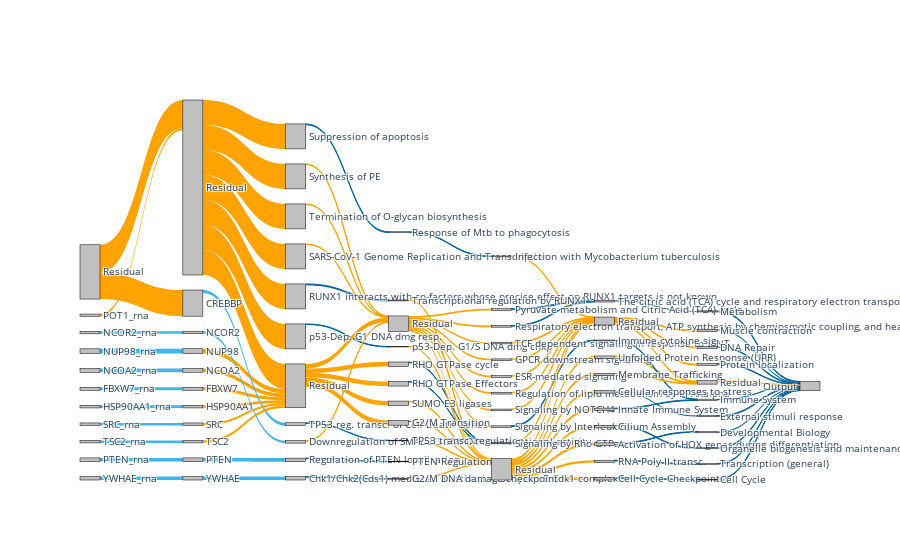

Source (notebook cell):
### Code cell
imps_dir = '/mnt/disks/pancan/pnet/results/ccle_val_kmt2d'
savepath = '/mnt/disks/pancan/pnet/figures/ccle_kmt2d_sankey_diagram.html'
sk = sankey_diag.SankeyDiag(imps_dir, runs=10)
fig = sk.get_sankey_diag(savepath)

### Figure 1 — Plotly figure (JSON) as saved in the notebook; plotly's stock layout.template omitted (floating-point values rounded to 4 significant figures)
{"data": [{"link": {"color": ["#41B6E6", "#41B6E6", "#41B6E6", "#41B6E6", "#41B6E6", "#41B6E6", "#41B6E6", "#41B6E6", "#41B6E6", "#FFA300", "#FFA300", "#FFA300", "#FFA300", "#FFA300", "#41B6E6", "#41B6E6", "#FFA300", "#41B6E6", "#FFA300", "#FFA300", "#FFA300", "#41B6E6", "#FFA300", "#FFA300", "#FFA300", "#FFA300", "#FFA300", "#FFA300", "#FFA300", "#00629B", "#00629B", "#00629B", "#FFA300", "#00629B", "#FFA300", "#00629B", "#00629B", "#FFA300", "#FFA300", "#FFA300", "#FFA300", "#FFA300", "#FFA300", "#FFA300", "#FFA300", "#FFA300", "#00629B", "#00629B", "#FFA300", "#FFA300", "#00629B", "#FFA300", "#FFA300", "#FFA300", "#FFA300", "#FFA300", "#FFA300", "#FFA300", "#FFA300", "#FFA300", "#FFA300", "#FFA300", "#FFA300", "#00629B", "#00629B", "#FFA300", "#FFA300", "#00629B", "#FFA300", "#FFA300", "#FFA300", "#FFA300", "#FFA300", "#FFA300", "#FFA300", "#FFA300", "#FFA300", "#FFA300", "#FFA300", "#FFA300", "#FFA300", "#FFA300", "#00629B", "#00629B", "#FFA300", "#00629B", "#00629B", "#00629B", "#00629B", "#00629B", "#FFA300", "#00629B", "#FFA300", "#FFA300", "#FFA300", "#FFA300", "#00629B", "#00629B", "#00629B", "#00629B", "#00629B", "#00629B", "#00629B", "#00629B", "#00629B", "#00629B", "#FFA300"], "source": [2, 4, 6, 8, 10, 12, 14, 16, 18, 20, 0, 0, 3, 5, 7, 9, 11, 22, 13, 17, 19, 15, 1, 1, 1, 1, 1, 1, 1, 24, 25, 26, 27, 28, 29, 30, 31, 32, 33, 23, 23, 23, 23, 23, 35, 36, 37, 38, 39, 40, 41, 42, 43, 44, 34, 34, 34, 34, 34, 34, 34, 34, 34, 46, 47, 48, 49, 50, 51, 52, 53, 54, 55, 45, 45, 45, 45, 45, 45, 45, 45, 45, 57, 58, 59, 60, 61, 62, 63, 64, 65, 66, 56, 56, 56, 56, 68, 69, 70, 71, 72, 73, 74, 75, 76, 77, 67], "target": [3, 5, 7, 9, 11, 13, 15, 17, 19, 1, 22, 1, 23, 23, 28, 26, 23, 30, 23, 23, 23, 33, 24, 25, 27, 29, 31, 32, 23, 40, 37, 42, 34, 39, 34, 35, 43, 34, 34, 36, 38, 41, 44, 34, 45, 45, 55, 52, 45, 45, 52, 45, 45, 45, 46, 47, 48, 49, 50, 51, 53, 54, 45, 62, 58, 56, 56, 58, 56, 56, 56, 56, 56, 57, 59, 60, 61, 63, 64, 65, 66, 56, 72, 71, 67, 73, 76, 70, 70, 74, 67, 68, 69, 75, 77, 67, 78, 78, 78, 78, 78, 78, 78, 78, 78, 78, 78], "value": [0.236, 0.1932, 0.1855, 0.174, 0.1513, 0.1353, 0.1305, 0.1267, 0.1254, 0.1116, 1.328, 1.426, 0.2308, 0.1914, 0.1806, 0.1685, 0.1555, 0.1489, 0.1302, 0.1257, 0.1226, 0.1224, 1.269, 1.269, 1.269, 1.269, 1.269, 1.269, 1.269, 0.04668, 0.04244, 0.03151, 0.02889, 0.02752, 0.02657, 0.02585, 0.02574, 0.02457, 0.02376, 0.2308, 0.2308, 0.2308, 0.2308, 0.2308, 0.03601, 0.03507, 0.03046, 0.03044, 0.0271, 0.02327, 0.02266, 0.02227, 0.0217, 0.01991, 0.08755, 0.08755, 0.08755, 0.08755, 0.08755, 0.08755, 0.08755, 0.08755, 0.08755, 0.0485, 0.0447, 0.0406, 0.03832, 0.03723, 0.03576, 0.03476, 0.03217, 0.03195, 0.02804, 0.1208, 0.1208, 0.1208, 0.1208, 0.1208, 0.1208, 0.1208, 0.1208, 0.1208, 0.05696, 0.05313, 0.04878, 0.03632, 0.03599, 0.03539, 0.03443, 0.03278, 0.0314, 0.03074, 0.1011, 0.1011, 0.1011, 0.1011, 0.06001, 0.05517, 0.05464, 0.04739, 0.04109, 0.03869, 0.03701, 0.03457, 0.03369, 0.02971, 0.02971]}, "node": {"color": "silver", "label": ["Residual", "Residual", "NUP98_rna", "NUP98", "NCOA2_rna", "NCOA2", "PTEN_rna", "PTEN", "YWHAE_rna", "YWHAE", "FBXW7_rna", "FBXW7", "HSP90AA1_rna", "HSP90AA1", "NCOR2_rna", "NCOR2", "SRC_rna", "SRC", "TSC2_rna", "TSC2", "POT1_rna", "POT1", "CREBBP", "Residual", "RUNX1 interacts with co-factors whose precise effect on RUNX1 targets is not known", "Suppression of apoptosis", "Chk1/Chk2(Cds1) mediated inactivation of Cyclin B:Cdk1 complex", "Synthesis of PE", "Regulation of PTEN localization", "Termination of O-glycan biosynthesis", "TP53 reg. transc. of Cell Death Genes", "p53-Dep. G1 DNA dmg resp.", "SARS-CoV-1 Genome Replication and Transcription", "Downregulation of SMAD2/3:SMAD4 transcriptional activity", "Residual", "TP53 transc. regulation", "SUMO E3 ligases", "Response of Mtb to phagocytosis", "RHO GTPase cycle", "PTEN Regulation", "Transcriptional regulation by RUNX1", "RHO GTPase Effectors", "G2/M DNA damage checkpoint", "p53-Dep. G1/S DNA dmg chkp", "G2/M Transition", "Residual", "Signaling by Interleukins", "Pyruvate metabolism and Citric Acid (TCA) cycle", "TCF dependent signaling in response to WNT", "GPCR downstream signalling", "Respiratory electron transport, ATP synthesis by chemiosmotic coupling, and heat production by uncoupling proteins.", "ESR-mediated signaling", "Signaling by Rho GTPases", "Regulation of lipid metabolism by PPARalpha", "Signaling by NOTCH4", "Infection with Mycobacterium tuberculosis", "Residual", "Cellular responses to stress", "The citric acid (TCA) cycle and respiratory electron transport", "Unfolded Protein Response (UPR)", "Cilium Assembly", "RNA Poly II transc.", "Immune cytokine sig.", "Innate Immune System", "Cell Cycle Checkpoints", "Membrane Trafficking", "Activation of HOX genes during differentiation", "Residual", "Developmental Biology", "Muscle contraction", "Immune System", "Metabolism", "External stimuli response", "Organelle biogenesis and maintenance", "Cell Cycle", "DNA Repair", "Transcription (general)", "Protein localization", "Output"], "line": {"color": "black", "width": 0.5}, "pad": 15, "thickness": 20}, "type": "sankey"}], "layout": {"autosize": true, "font": {"size": 10}}}
